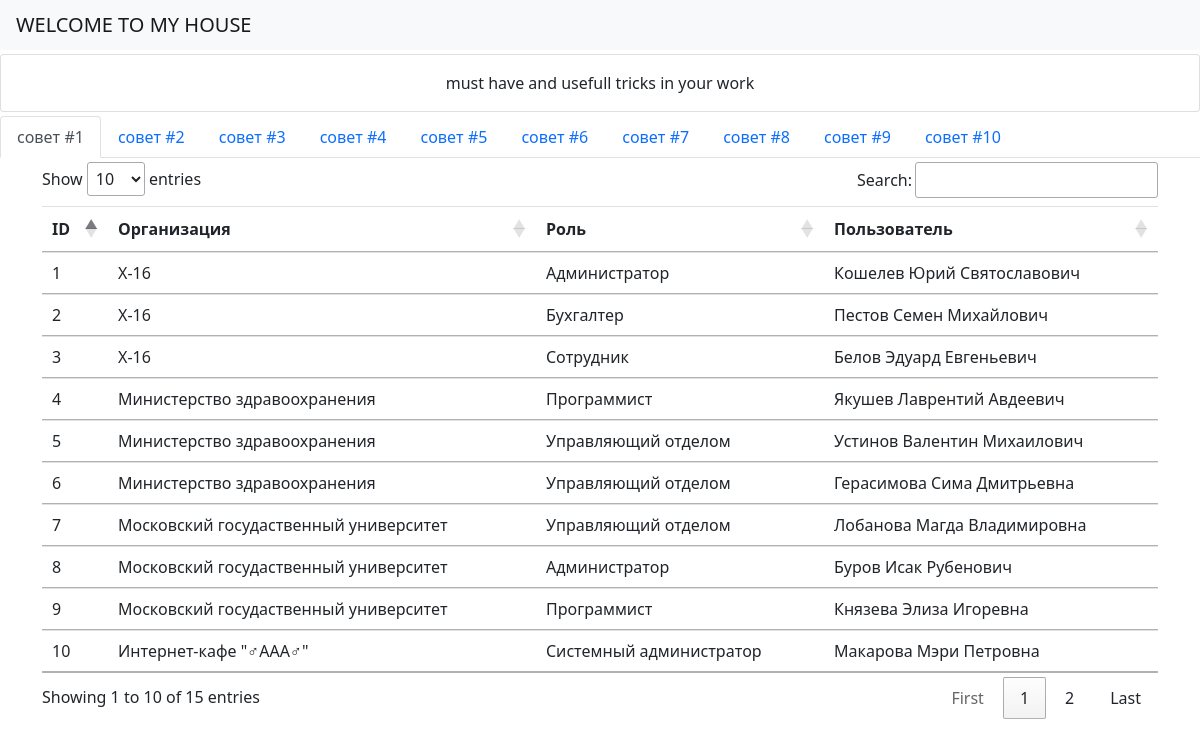
The page /advice_zone/ on the database its author committed.
### webmain/models.py (models this page shows)
class AdviceMode(models.Model):
    class Meta:
        ordering = ['id', ]
        verbose_name = 'Совет'
        verbose_name_plural = 'Совет'
    name = models.CharField('Название', max_length=100, null=True, blank=True)
    def __str__(self):
        return self.name

class TicketMode(models.Model):
    class Meta:
        ordering = ['id', ]
        verbose_name = 'Подсказка'
        verbose_name_plural = 'Подсказка'
    name = models.CharField('Название', max_length=100, null=True, blank=True)
    navzone = models.CharField('Содержание', max_length=10, null=True, blank=True)
    def __str__(self):
        return self.navzone

### webcontainer/models.py (models this page shows, shortened)
class ConnectionTableMode(models.Model):
    class Meta:
        ordering = ['id', ]
        verbose_name = 'Организация-Роль-Пользователь'
        verbose_name_plural = 'Организация-Роль-Пользователь'
    organizations = models.ForeignKey(OrganizationTableMode, verbose_name='Организация', on_delete=models.CASCADE,
                                      null=True, blank=True)
    roles = models.ForeignKey(RoleTableMode, verbose_name='Роль', on_delete=models.CASCADE, null=True, blank=True)
    users = models.ForeignKey(UserTableMode, verbose_name='Пользователь', on_delete=models.CASCADE, null=True,
                              blank=True)

class OrganizationTableMode(models.Model):
    class Meta:
        ordering = ['id', ]
        verbose_name = 'Организация'
        verbose_name_plural = 'Организация'
    name = models.CharField('Название организации', max_length=100, null=False, blank=False)
    def __str__(self):
        return self.name

class RoleTableMode(models.Model):
    class Meta:
        ordering = ['id', ]
        verbose_name = 'Роль'
        verbose_name_plural = 'Роль'
    name = models.CharField('Название роли', max_length=100, null=False, blank=False)
    def __str__(self):
        return self.name

class UserTableMode(models.Model):
    class Meta:
        ordering = ['id', ]
        verbose_name = 'Пользователь'
        verbose_name_plural = 'Пользователь'
    firstname = models.CharField('Фамилия', max_length=25, null=False, blank=False)
    mainname = models.CharField('Имя', max_length=20, null=False, blank=False)
    lastname = models.CharField('Отчество', max_length=25, null=True, blank=True)
    def __str__(self):
        return self.firstname + ' ' + self.mainname + ' ' + self.lastname

### webmain/views.py (the view)
# urls.py: path('advice_zone/', advice_home, name='advice_home'),
def advice_home(request):
    mainticket = TicketMode.objects.filter(id=1)
    secondaryticket = TicketMode.objects.filter(~Q(id=1))
    datalist = ConnectionTableMode.objects.filter()
    datausers = datalist[0:100]
    return render(request, 'webmain/securitycontainPR/htmladvice.html',
                  {'mainticket': mainticket, 'secondaryticket': secondaryticket, 'advicelist': advicelist,
                   'datausers': datausers, })

### webmain/templates/webmain/securitycontainPR/htmladvice.html
{% extends 'home.html' %}
{% block content %}
    <div class="card mt-1 mb-1">
        {% if advicelist %}
            <div class="card-body text-center">{{ advicelist.1 }}</div>
        {% endif %}
    </div>
    <nav>
        <div class="nav nav-tabs" id="nav-tab" role="tablist">
            {% for i in mainticket %}
                <a class="nav-link active" id="{{ i.navzone }}-tab" data-toggle="tab" href="#{{ i.navzone }}" role="tab"
                   aria-controls="{{ i.navzone }}" aria-selected="true">{{ i.name }}</a>
            {% endfor %}
            {% for i in secondaryticket %}
                <a class="nav-link" id="{{ i.navzone }}-tab" data-toggle="tab" href="#{{ i.navzone }}" role="tab"
                   aria-controls="{{ i.navzone }}" aria-selected="false">{{ i.name }}</a>
            {% endfor %}
        </div>
    </nav>
    <div class="tab-content" id="nav-tabContent">
        {% include 'webmain/content/htmlnavcontent.html' %}
    </div>
{% endblock %}

### webmain/templates/home.html (shortened to what this page needs)
{% load static %}
<!doctype html>
<html lang="ru">
<head>
    {% include 'webmain/jscss/cssstyle.html' %}
</head>
<body>
<nav class="navbar navbar-light bg-light">
    <a class="navbar-brand mb-0 h1" href="/" style="text-transform: uppercase;">welcome to my house</a>
</nav>
{% block content %} {% endblock %}
</body>
</html>

### webmain/templates/webmain/jscss/cssstyle.html (shortened to what this page needs)
{% load static %}
<link href="https://cdn.jsdelivr.net/npm/select2@4.1.0-rc.0/dist/css/select2.min.css" rel="stylesheet"/>
<link rel="stylesheet" href="//code.jquery.com/ui/1.13.1/themes/base/jquery-ui.css">
<link rel="stylesheet" href="https://cdn.jsdelivr.net/npm/bootstrap@4.6.1/dist/css/bootstrap.min.css"
>
<link href="https://cdn.jsdelivr.net/npm/bootstrap@5.1.3/dist/css/bootstrap.min.css" rel="stylesheet"
>
<link href="https://cdn.datatables.net/1.12.1/css/jquery.dataTables.min.css" rel="stylesheet"/>
<link href="{% static 'main.css' %}" rel="stylesheet"/>

### webmain/templates/webmain/content/htmlnavcontent.html (shortened to what this page needs)
{% for i in mainticket %}
    <div class="tab-pane fade show active" id="{{ i.navzone }}" role="tabpanel"
         aria-labelledby="{{ i.navzone }}-tab">{% include 'webmain/securitycontainPR/containerADV/htmltable.html' %}
    </div>
{% endfor %}

### webmain/templates/webmain/securitycontainPR/containerADV/htmltable.html
{% block content %}
    <form class="container mt-1">
        <table class="table table-hover" id="idtableconnection">
            <thead>
            <tr>
                <th scope="col">ID</th>
                <th scope="col">Организация</th>
                <th scope="col">Роль</th>
                <th scope="col">Пользователь</th>
            </tr>
            </thead>
            <tbody class="table-connection" id="idconnect">
            {% for i in datausers %}
                <tr>
                    <td>{{ i.id }}</td>
                    <td>{{ i.organizations }}</td>
                    <td>{{ i.roles }}</td>
                    <td>{{ i.users }}</td>
                </tr>
            {% endfor %}
            </tbody>
        </table>
    </form>
{% endblock %}

### webmain/templates/webmain/jscss/jsscript.html (shortened to what this page needs)
{% load static %}

### rows shown on the page
AdviceMode: name "must have and usefull tricks in your work"
TicketMode: name "совет #1"
TicketMode: name "совет #2"
TicketMode: name "совет #3"
TicketMode: name "совет #4"
TicketMode: name "совет #5"
TicketMode: name "совет #6"
TicketMode: name "совет #7"
TicketMode: name "совет #8"
TicketMode: name "совет #9"
TicketMode: name "совет #10"
ConnectionTableMode: id "1", organizations "X-16", roles "Администратор", users "Кошелев Юрий Святославович"
ConnectionTableMode: id "2", organizations "X-16", roles "Бухгалтер", users "Пестов Семен Михайлович"
ConnectionTableMode: id "3", organizations "X-16", roles "Сотрудник", users "Белов Эдуард Евгеньевич"
ConnectionTableMode: id "4", organizations "Министерство здравоохранения", roles "Программист", users "Якушев Лаврентий Авдеевич"
ConnectionTableMode: id "5", organizations "Министерство здравоохранения", roles "Управляющий отделом", users "Устинов Валентин Михаилович"
ConnectionTableMode: id "6", organizations "Министерство здравоохранения", roles "Управляющий отделом", users "Герасимова Сима Дмитрьевна"
ConnectionTableMode: id "7", organizations "Московский госудаственный университет", roles "Управляющий отделом", users "Лобанова Магда Владимировна"
ConnectionTableMode: id "8", organizations "Московский госудаственный университет", roles "Администратор", users "Буров Исак Рубенович"
ConnectionTableMode: id "9", organizations "Московский госудаственный университет", roles "Программист", users "Князева Элиза Игоревна"
ConnectionTableMode: id "10", organizations "Интернет-кафе \"♂AAA♂\"", roles "Системный администратор", users "Макарова Мэри Петровна"
